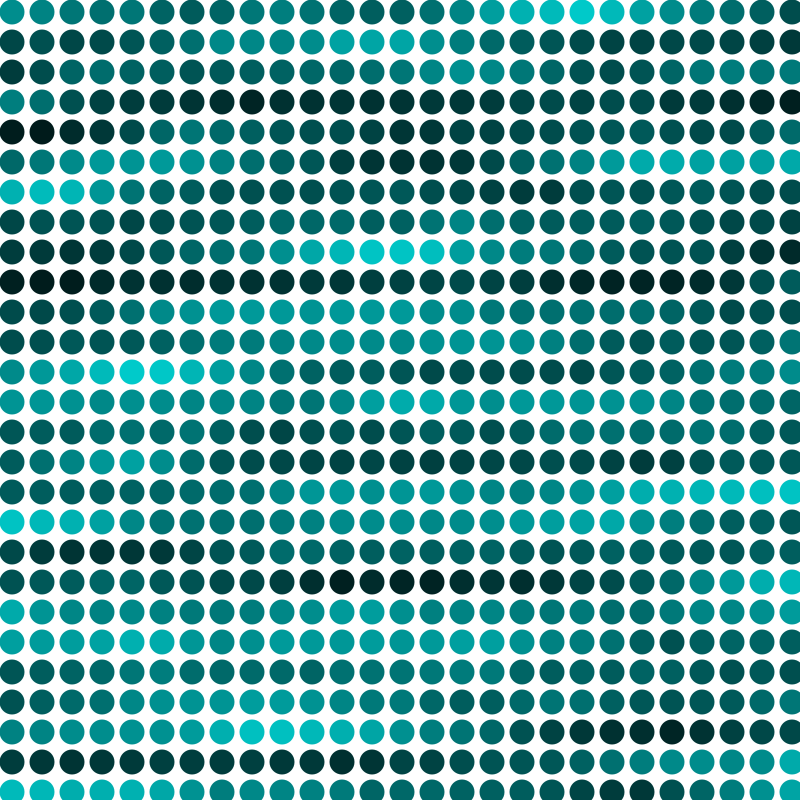
Frame 1 (no input)
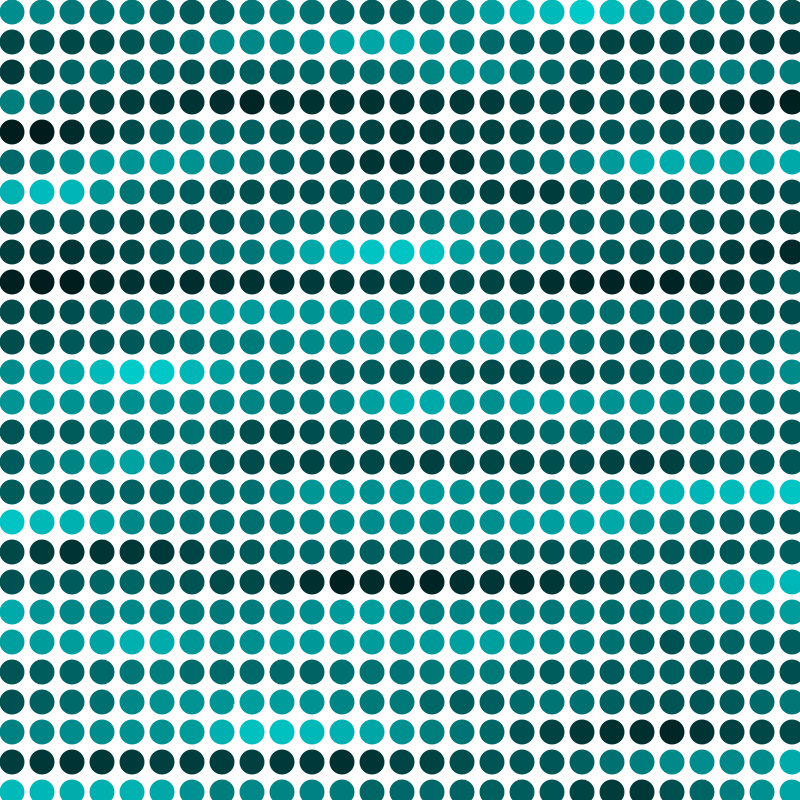
Frame 60 (the mouse pressed at the canvas centre just before this capture)
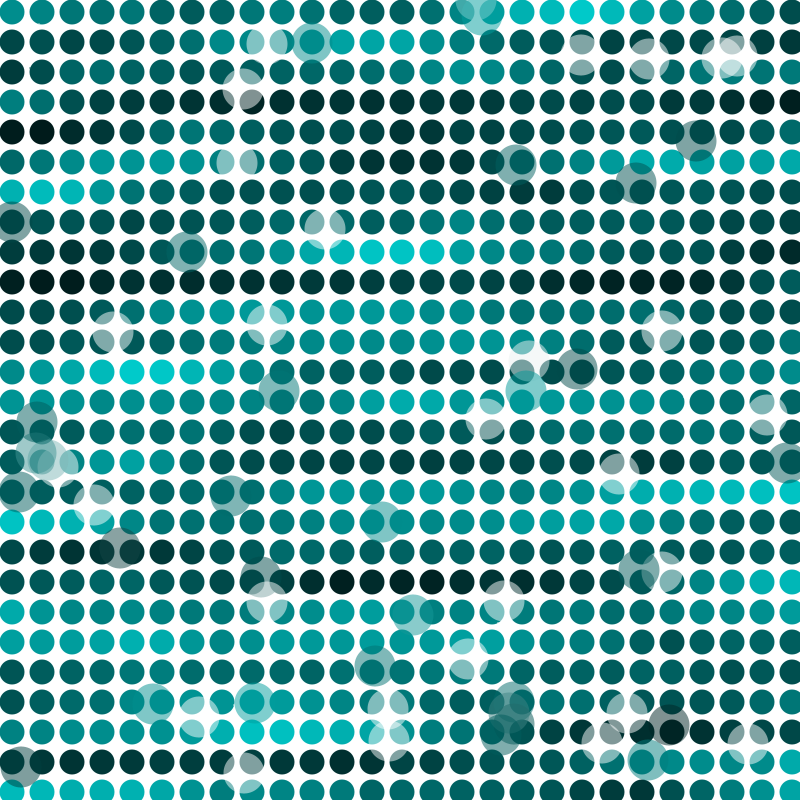
Frame 120 (the mouse held since frame 60 and released just before this capture)

The Processing sketch that drew these frames (run headless with seeded random() and noise(); from frame 60 on, the mouse is pressed at the canvas centre):

// Processing sketch: processing_56792
// ── processing_56792.pde

int smallPoint = 2;
int largePoint;
int top, left;

float R, G, B;                           //  ----- I create 3 variables. primitive data type : float.
float cOff = 0.0;
float wOff = 0.0;                        //  ----- Two more float than I create and I initialize.
int w = 25;                              //  ----- another primitive value for the rectangle size. An integer type.

color pix = color (0, 0, 0);

void setup() {

  size(800, 800);                        //  ----- change the size of your screen
  smooth();                              //  ----- anti aliazing for the graphics
  ellipseMode(CENTER);                      //  ----- x and y, are now in the center of each rectangle
  noStroke();                            //  ----- no outline for the shapes
  background(255);                       //  ----- I paint my background in ... white

  largePoint = min(width, height) / 10;
  // center the image on the screen
  left = (width - width) / 2;
  top = (height - height) / 2;

  R = 0;                                 //  ----- Initialization of my R variable
  G = 0;                                 //  ----- Initialization of my G variable
  B = 0;                                 //  ----- Initialization of my B variable





  for (int i = w/2; i < width; i = i + 30) {
    for (int j = w/2; j < height; j = j + 30) {
      //  ----- Double loop to draw a lot of shapes with a few lines of code.

      cOff += 0.1;                       //  ----- this value increases by 0.1 for each sequence into the loop
      wOff += 0.02;                      //  ----- this one increases by 0.02 for each sequence into the loop

      float n = noise(cOff) * 255;       //  ----- calculation of the noise parameter for each sequence into the loop. I multiply by 255 because noise gives number between 0 and 1, and I need to map this value from 0 to 255, for the colors. 
      float n_w = noise(wOff) * w;
      R = 0;
      G = n;
      B = n;
      fill(R, G, B);                     //  ----- my color is changing for each sequence into the loop, so for each rectangle  
      //rotate(TWO_PI * j);
      ellipse(j, i, w, w);               //  ----- I draw a rectangle for each sequence into the loop.
    }
  }
  
 
}


void draw() { 
  float pointillize = map(mouseX, 0, width, smallPoint, largePoint);
  int x = int(random(width));
  int y = int(random(height));
  color pix = get(x, y);
  fill(pix, 128);
  ellipse(left + x, top + y, pointillize, pointillize);
}
